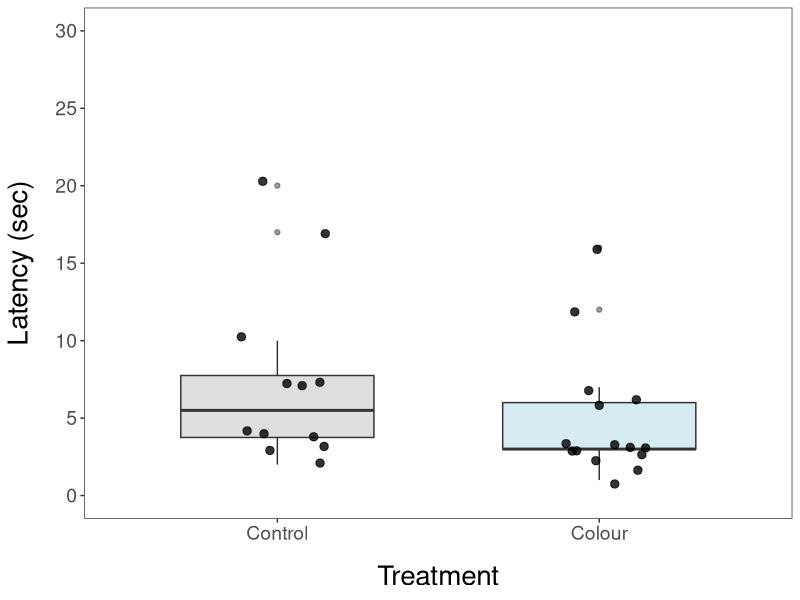
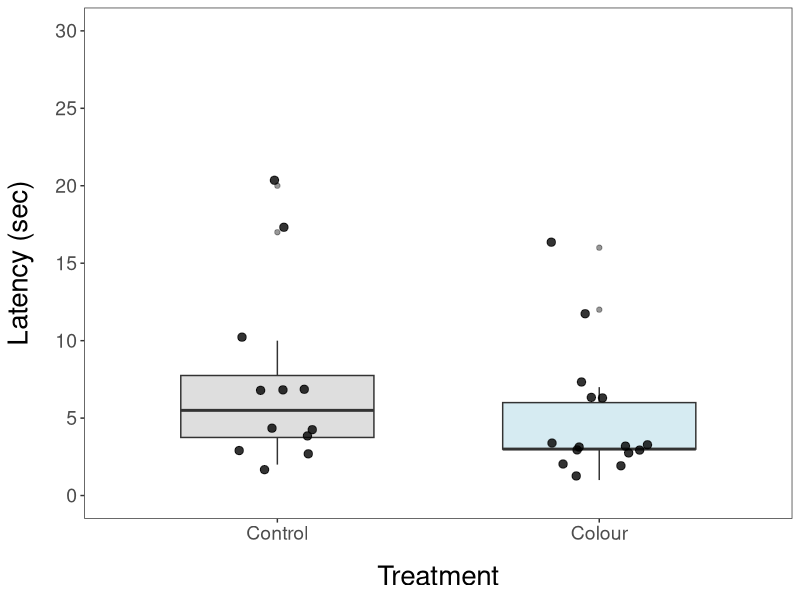

Here is the R script that generated these plots, in order: (Note: this script raises an error after producing the figures.)
library(lme4)
library(ggplot2)

data2 <- read.csv("data/chickExp2/e2results.csv")

data2$Treatment <- factor(data2$Treatment, levels = c("Control", "Colour"))

plot2 <- ggplot(data2, aes(x=Treatment, y=Latency, fill=Treatment)) +
  geom_boxplot(alpha=0.5, width=0.6) +
  theme_bw() +  
  theme(panel.grid.major = element_blank(), panel.grid.minor = element_blank())+
  geom_jitter(color="black", size=2.5, alpha=0.8,position=position_jitter(width=0.15)) +
  labs(x = "Treatment", y = "Latency (sec)") +
  scale_y_continuous(limits=c(0,30), breaks = c(0,5,10,15,20,25,30))+
  theme(legend.position = "none",
        axis.title = element_text(size = 20),
        axis.text = element_text(size = 14),
        axis.title.x=element_text(margin=margin(15,0,0,0)),
        axis.title.y=element_text(margin=margin(0,15,0,0))) +
  scale_fill_manual(values=c("grey","lightblue"))

plot2

# output to pdf
currentdate <- Sys.Date()
pdfilename <- paste("out/plot_Exp2",currentdate,".pdf",sep="")
pdf(file=pdfilename, width=6, height=5)
plot2
dev.off()


#Is the Latency normally distributed
shapiro.test(data2$Latency)

#Distribution not Normal

##Analysis to use in thesis

glmer_model <- glmer(Latency ~ Treatment +(1|Chick) , family = "Gamma", data=data2)
summary(glmer_model)

##results to report: 
##Contrary to our prediction, chicks took significantly longer to find targets that moved without revealing a flash colour than those that did reveal a flash colour (t(24) = 2.16, p < 0.05; Fig. 2)

summary(data2)
data2 %>%
  group_by(Treatment) %>%
  summarize(mean = mean(Latency),
            q1 = quantile(Latency, 0.25),
            q3 = quantile(Latency, 0.75)
  )
